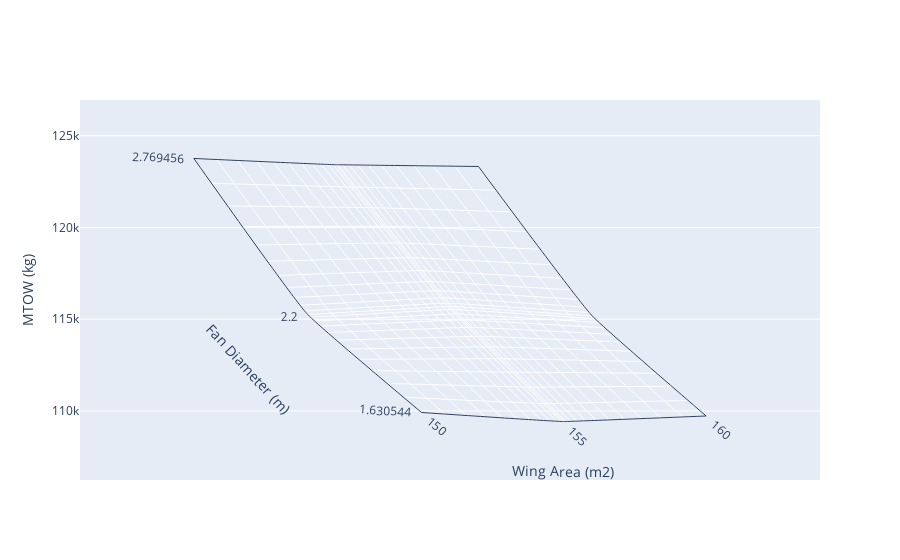

This figure's notebook cell:
### Code cell
draw_carpet(input["WingArea"],input["FanDiameter"]/10,output["MTOW"],'Wing Area (m2)',"Fan Diameter (m)","MTOW (kg)")

### Figure 1 — Plotly figure (JSON) as saved in the notebook; plotly's stock layout.template omitted (floating-point values rounded to 4 significant figures)
{"data": [{"a": [150, 150, 150, 155, 155, 155, 160, 160, 160], "aaxis": {"minorgridcount": 10, "smoothing": 0.1, "title": {"text": "Wing Area (m2)"}}, "b": [1.631, 2.2, 2.769, 1.631, 2.2, 2.769, 1.631, 2.2, 2.769], "baxis": {"minorgridcount": 10, "smoothing": 0.2, "title": {"text": "Fan Diameter (m)"}}, "cheaterslope": 0.8, "type": "carpet", "y": [109900.0, 115300.0, 123800.0, 109400.0, 115700.0, 123400.0, 109700.0, 115200.0, 123300.0], "yaxis": "y"}], "layout": {"yaxis": {"title": {"text": "MTOW (kg)"}}}}
